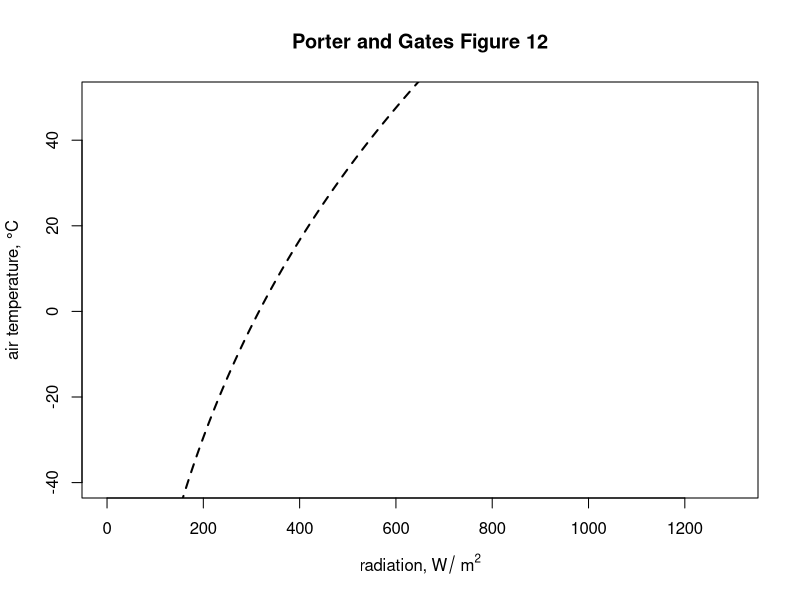
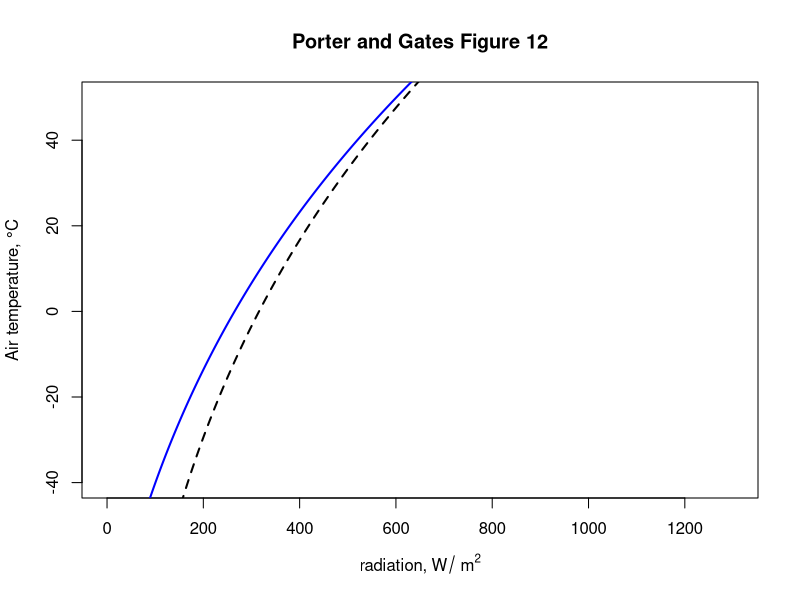
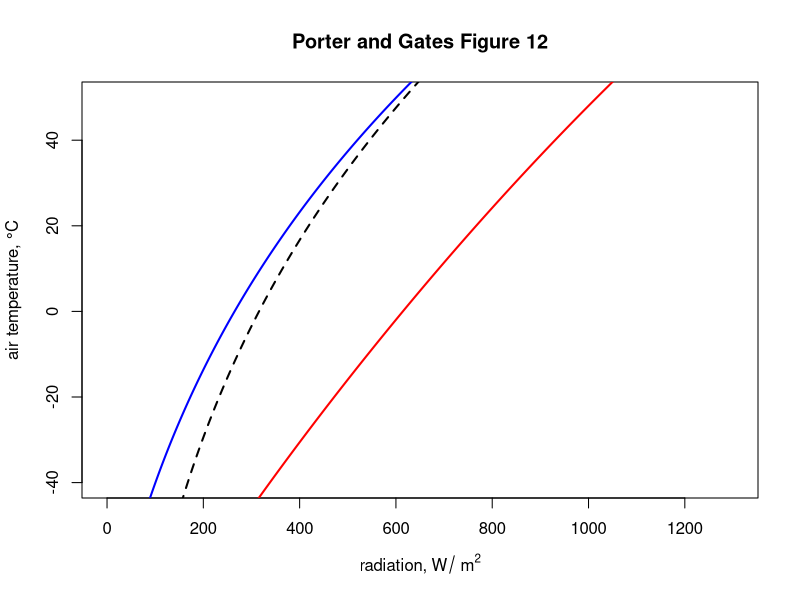
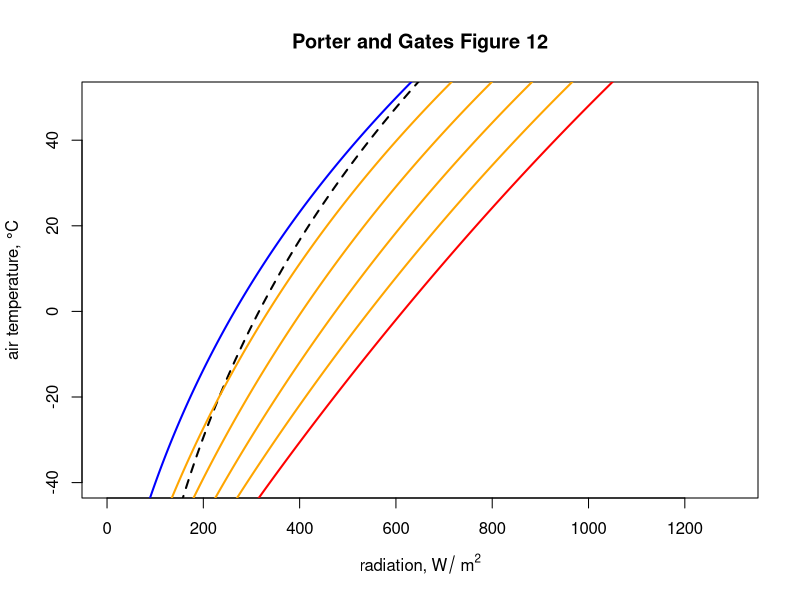
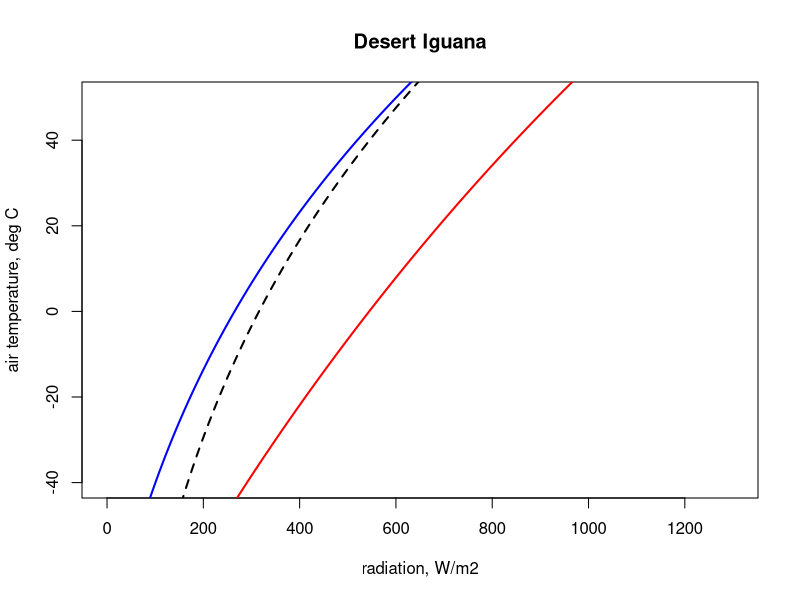
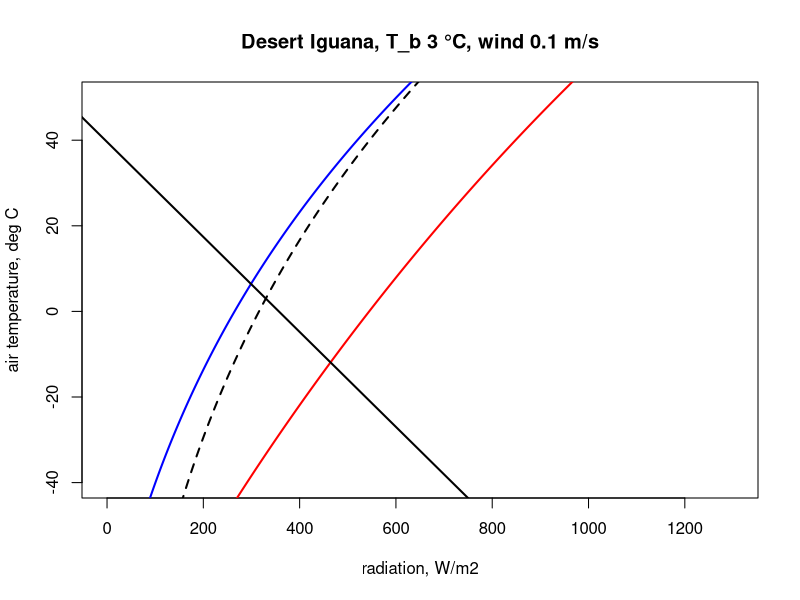
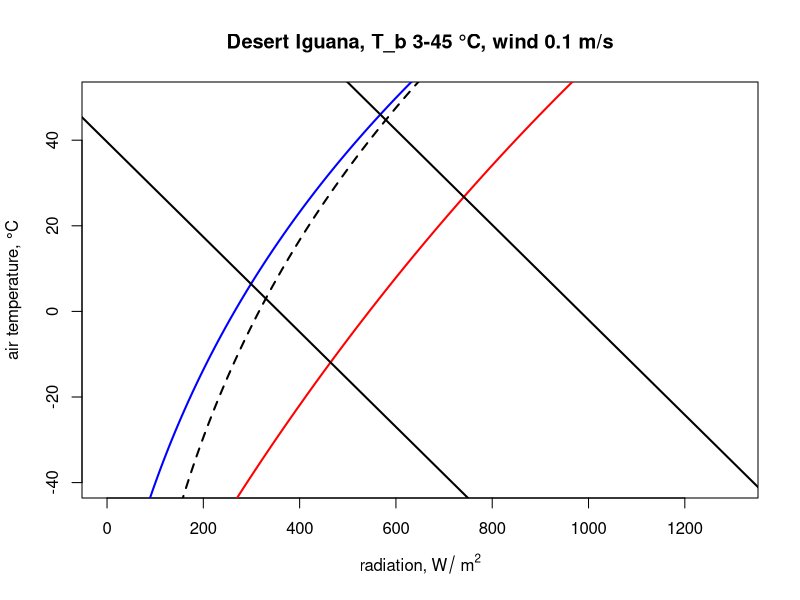
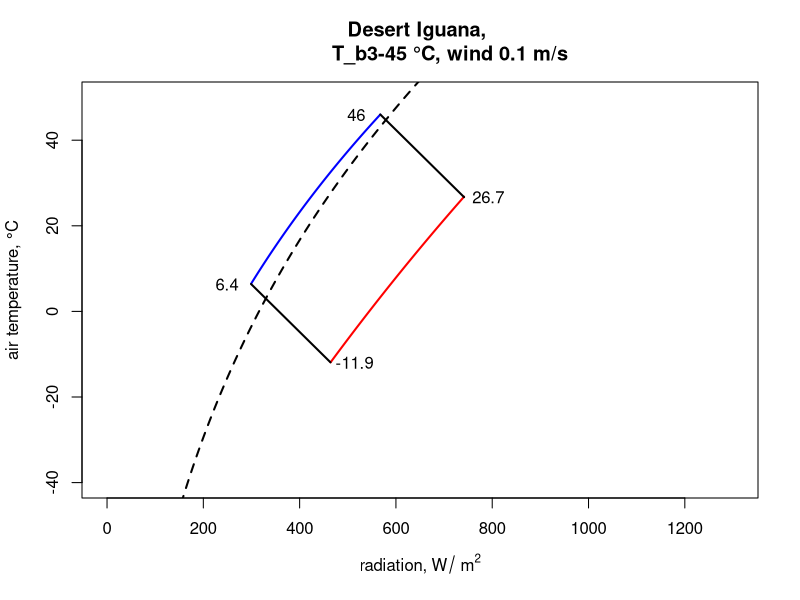

Recreate these plots in R, in order. (Note: this script raises an error after producing the figures.)
## ---- chunk 1
# Computes climate space following the equations of Porter and 
# Gates (1969) and Gates (1980)

# inputs
# Tair, A value, or vector of values, of air temperatures, °C
# Tsub, A value, or vector of values (for each air temperature), 
# of substrate temperatures, °C
# Zenith, A value, or vector of values (for each air temperature), 
# of the Zenith angle of the sun, degrees
# tau, Transmittance of the atmosphere, decimal percent
# alpha_s, Solar absorptivity of object, decimal percent
# alpha_g, Solar absorptivity of the ground, decimal percent
# d_bar_d2, Square of the ratio of the mean distance of the earth 
# from the sun and the current distance of the earth to the sun

# outputs
# Q_blackbody, Blackbody radiation environment, W/m2
# Q_sky, Sky thermal radiation, W/m2
# Q_night, Radiation load on clear night, W/m2
# Q_day, Radiation load on sunny day, W/m2

Qbound <- function(Tair = 20, Tsub = Tair, Zenith = 0, tau = 0.6, 
                   alpha_s = 0.8, alpha_g = 0.8, d_bar_d2 = 1) {
  sigma <- 5.670373e-8 # W/m2/k4 Stephan-Boltzman constant    
  Q_blackbody <- (1*sigma*(Tair+273.15)^4) # black body radiation
  Q_ground <- (1*sigma*(Tsub+273.15)^4) # ground radiation
  Q_sky <- (1.22*sigma*(Tair+273.15)^4-171) # sky thermal 
  # radiation, from Swinbank equation, eq. 7.1 of Gates 1980
  
  Q_night <- (Q_sky+Q_ground)/2 
  # average radiation from sky and ground
  z <- Zenith * (pi / 180) # convert degres to radians
  So_bar <- 1360 # solar constant, W/m2 (value from Gates p. 160) 
  # - average solar radiation reaching a horizontal plan on the 
  # outer edge of the earth's atmosphere
  So <- So_bar * d_bar_d2 # extra-terrestrial radiaton, W/m2 
  # (Gates p. 160) - instantaneous solar radiation reaching a 
  # horizontal plan on the outer edge of the earth's atmosphere
  m <- 1 / cos(z) # or sec z, air mass (dimensionless)
  hS <- So*tau^m*cos(z) 
  # direct radiation on horizontal ground eq. 6.36/7.13
  hd <- So*(0.271-0.294*tau^m)*cos(z) # diffuse radiation on 
  # horizontal ground, eq. 6.36/7.13 of Gates 1980
  hg <- hd + hS # direct plus diffuse solar on horizontal ground  
  r <- 1 - alpha_g # ground solar reflectance
  Q_day <- (alpha_s * hS * (2 / pi) + alpha_s * hd + 
              alpha_s * r * hg + Q_sky + Q_ground) / 2 
  # eq. 13 of Porter and Gates 1969
  return(list(Q_blackbody = Q_blackbody, Q_sky = Q_sky, Q_night = 
                Q_night, Q_day = Q_day))
  }
## ---- chunk 2
T_air <- seq(-60,60,0.1) # air temperature range to consider, °C
Zenith <- seq(60,0,-0.05) # zenith angles to go with air 
                          # temperatures, degrees
## ---- chunk 3
alpha_g <- 0.80 # solar absorptance of ground (decimal %)
d_bar_d2 <- 1 # square of ratio of mean to current distance from 
              # sun to earth
tau <- 0.6 # transmittance (decimal %)
## ---- chunk 4
alpha_s <- 1 # object solar absorptitivty
# run the Qbound function
climspace <- Qbound(Tair = T_air, Tsub = T_air, Zenith = Zenith, 
                 tau = tau, alpha_s = alpha_s, alpha_g = alpha_g)
Q_day <- climspace$Q_day
Q_night <- climspace$Q_night
Q_blackbody <- climspace$Q_blackbody
Q_sky <- climspace$Q_sky
## ---- chunk 5
plot(Q_blackbody, T_air, ylim = c(-40,50), xlim = c(0,1300), 
     type = 'l', col = 'black', lwd = 2, lty = 2, 
     xlab = expression("radiation," ~ W/ ~ m^2), ylab = 'air temperature, °C', 
     main = "Porter and Gates Figure 12")
## ---- chunk 6
plot(Q_blackbody, T_air, ylim = c(-40,50), xlim = c(0,1300), type='l', col='black', lwd=2, lty = 2, xlab=expression("radiation," ~ W/ ~ m^2), ylab='Air temperature, °C', main = "Porter and Gates Figure 12")
points(Q_night, T_air, type = 'l',col = 'blue',lwd = 2)
## ---- chunk 7
plot(Q_blackbody, T_air, ylim = c(-40,50), xlim = c(0,1300), type='l', col='black', lwd=2, lty = 2, xlab=expression("radiation," ~ W/ ~ m^2), ylab='air temperature, °C', main = "Porter and Gates Figure 12")
points(Q_night, T_air, type = 'l',col = 'blue',lwd = 2)
points(Q_day, T_air, type = 'l',col = 'red',lwd = 2)
## ---- chunk 8
plot(Q_blackbody, T_air, ylim = c(-40,50), xlim = c(0,1300), type='l', col='black', lwd=2, lty = 2, xlab=expression("radiation," ~ W/ ~ m^2), ylab='air temperature, °C', main = "Porter and Gates Figure 12")
points(Q_night, T_air, type = 'l',col = 'blue',lwd = 2)
points(Q_day, T_air, type = 'l',col = 'red',lwd = 2)
alphas <- seq(0.2, 0.8, 0.2)
for(i in 1:length(alphas)){
  alpha_s <- alphas[i]
  climspace <- Qbound(Tair = T_air, Tsub = T_air, Zenith = Zenith, tau = tau, alpha_s = alpha_s, alpha_g = alpha_g)
  Q_day <- climspace$Q_day
  points(Q_day, T_air, type = 'l', col = 'orange', lwd = 2)
}
## ---- chunk 9
climate_space_pars <- 
  as.data.frame(read.csv("data/climate_space_pars.csv"))

head(climate_space_pars)[,c(1:8)]
head(climate_space_pars)[,c(9:16)]
## ---- chunk 10
pars <- subset(climate_space_pars, Name=="Desert Iguana")
## ---- chunk 11
pars[,4:6] <- pars[,4:6] * (4.185 / 60 * 10000) 
# convert heat flows from cal/min/cm2 to J/s/m2 = W/m2
pars[,14:15] <- pars[,14:15] * (4.185 / 60 * 100)
# convert thermal conductivities from cal/(min cm °C) 
# to J/(s m °C) = W/(m °C)
pars[,c(7:8,11,16)] <- pars[,c(7:8,11,16)] / 100 
# convert cm to m
## ---- chunk 12
# Computes absorbed radiation required to produce a specified core 
# temperature for a value (or a range of values) of air 
# temperature at a given wind speed, based on equation of Porter 
# and Gates (1969) and Gates (1980)

# organism inputs
# D, organism diameter, m
# T_b, body temperature at which calculation is to be made, °C
# M, metabolic rate, W/m^2
# E_ex, evaporative heat loss through respiration, W/m^2
# E_sw, evaporative heat loss through sweating, W/m^2
# K_b, thermal conductance of the skin, W/m^2/°C
# epsilon, emissivity of the skin, -

# environmental inputs
# Tair, A value, or vector of values, of air temperatures, °C
# V, wind speed, m/s

# output
# Q_abs, predicted radiation absorbed, W/m^2

Qabs_ecto <-
  function(D, T_b, M, E_ex, E_sw, K_b, epsilon, T_air, V) {
    sigma <- 5.670373e-8 # W/m2/k4 Stephan-Boltzman constant
    T_r <- T_b - (M - E_ex - E_sw) / K_b 
    h_c <- 3.49 * (V^(1/2) / D^(1/2))
    Q_abs <- epsilon * sigma * (T_r + 273.15)^4 + h_c * 
      (T_r - T_air) - M + E_ex + E_sw
    return(Q_abs)
  }  
## ---- chunk 13
a_max <- pars$abs_max[1] # get the maximum solar absorptivity 
                         # value, choosing row 1

# cal Qbound to get available radiation/air temp combinations
climspace <- Qbound(Tair = T_air, Tsub = T_air, Zenith = Zenith, 
                    tau = tau, alpha_s = a_max, alpha_g = alpha_g)
Q_day <- climspace$Q_day
Q_night <- climspace$Q_night
Q_blackbody <- climspace$Q_blackbody

# plot the bounding lines
plot(Q_blackbody,T_air,ylim=c(-40,50),xlim=c(0,1300),type='l', 
     col='black',lwd=2, lty = 2, xlab='radiation, W/m2', 
     ylab='air temperature, deg C', main = "Desert Iguana")
points(Q_night,T_air,type='l',col='blue',lwd=2)
points(Q_day,T_air,type='l',col='red',lwd=2)
## ---- chunk 14
# choose data for the first row of the 'pars' table, which are 
# the values for when T_b is 3 °C
D <- pars$D[1] # diameter, m
T_b_lower <- pars$T_b[1] # body temperature, °C
M <- pars$M[1] # metabolic rate, W/m^2
E_ex <- pars$E_ex[1] # evaporative heat loss from respiration, 
                     # W/m^2
E_sw <- pars$E_sw[1] # evaporative heat loss from sweating, W/m^2
k_b <- pars$k_b[1] # thermal conductivity of the skin, W/(m °C)
K_b <- k_b/pars$d_b[1] # thermal conductance of the skin, 
                       # W/(m^2 °C) 
epsilon <- 1 # emissivity, -
## ---- chunk 15
V <- 0.1 # wind speed, m/s
T_air<-seq(-60,60,0.1) # air temperature range to consider, °C
Q_abs_lower <- Qabs_ecto(D = D, T_b = T_b_lower, M = M, 
                         E_ex = E_ex, E_sw = E_sw, K_b = K_b, 
                         epsilon = epsilon, T_air = T_air, V = V)
## ---- chunk 16
plot(Q_blackbody,T_air,ylim=c(-40,50),xlim=c(0,1300),type='l',col='black',lwd=2, lty = 2, xlab='radiation, W/m2', ylab='air temperature, deg C', main = paste0("Desert Iguana, T_b ",T_b_lower," °C, wind ", V, " m/s"))
points(Q_night,T_air,type='l',col='blue',lwd=2)
points(Q_day,T_air,type='l',col='red',lwd=2)
points(Q_abs_lower, T_air, type = 'l', lwd = 2)
## ---- chunk 17
# choose data for the fifth row of the 'pars' table, which are 
# the vales for when T_b is 45 °C
D <- pars$D[5] # diameter, m
T_b_upper <- pars$T_b[5] # body temperature, °C
M <- pars$M[5] # metabolic rate, W/m2
E_ex <- pars$E_ex[5] # evaporative heat loss from respiration, 
                     # W/m^2
E_sw <- pars$E_sw[5] # evaporative heat loss from sweating, W/m^2
k_b <- pars$k_b[5] # thermal conductivity of the skin, W/(m °C)
K_b  <- k_b/pars$d_b[5] # thermal conductance of the skin, 
                        # W/(m^2 °C) 
epsilon <- 1 # emissivity, -

Q_abs_upper <- Qabs_ecto(D = D, T_b = T_b_upper, M = M, 
                         E_ex = E_ex, E_sw = E_sw, K_b = K_b, 
                         epsilon = epsilon, T_air = T_air, V = V)

plot(Q_blackbody,T_air,ylim=c(-40,50),xlim=c(0,1300),type='l',col='black',lwd=2, lty = 2, xlab= expression('radiation,' ~ W/ ~ m^2), ylab='air temperature, °C', main = paste0("Desert Iguana, T_b ",T_b_lower,"-",T_b_upper," °C, wind ", V, " m/s"))
points(Q_night,T_air,type='l',col='blue',lwd=2)
points(Q_day,T_air,type='l',col='red',lwd=2)
points(Q_abs_lower, T_air, type = 'l', lwd = 2)
points(Q_abs_upper, T_air, type = 'l', lwd = 2)
## ---- chunk 18
# first make a table that has air temperature, corresponding 
# radiation absorbed for a body temperature of 3 and 45 °C, 
# and the clear night and sunny day conditions
climate_space <- as.data.frame(cbind(T_air, Q_abs_lower, 
                                Q_abs_upper, Q_night, Q_day))

# now get the differences between the radiation levels for the 
# night and day radiation bounding curves and the 3 and 45 °C lines
climate_space$min_lower <- 
  climate_space$Q_abs_lower-climate_space$Q_night
climate_space$max_lower <- 
  climate_space$Q_abs_lower-climate_space$Q_day
climate_space$min_upper <- 
  climate_space$Q_abs_upper-climate_space$Q_night
climate_space$max_upper <- 
  climate_space$Q_abs_upper-climate_space$Q_day

# find the row positions in the climate_space table where the 
# square of the differences is minimised for the night and day 
# bounding curves for each threshold
mx_lower <- which.min(climate_space$min_lower^2)
mn_lower <- which.min(climate_space$max_lower^2)
mx_upper <- which.min(climate_space$min_upper^2)
mn_upper <- which.min(climate_space$max_upper^2)

# use these row position limits to extract only the radiation/air 
# temperature combinations within the clear night and sunny day 
# bounds
limits_lower <- cbind(Q_abs_lower[mn_lower:mx_lower],
                      T_air[mn_lower:mx_lower]) 
limits_lower <- as.data.frame(limits_lower)
colnames(limits_lower) <- c("Q_abs", "T_air")
limits_upper <- cbind(Q_abs_upper[mn_upper:mx_upper],
                      T_air[mn_upper:mx_upper])
limits_upper <- as.data.frame(limits_upper)
colnames(limits_upper) <- c("Q_abs", "T_air")

# get the corners of the climate space diagram - i.e. the limiting
# combinations of radiation and air temperature for night and day 
# at each thermal limit
night_cold <- limits_lower[nrow(limits_lower),] 
# cold clear sky limit (in the open)
day_cold <- limits_lower[1,] # cold clear sky limit (in the sun)
day_hot <- limits_upper[1,] 
# hot clear sky day limit (in the open)
night_hot <- limits_upper[nrow(limits_upper),] 
# hot clear sky night limit (in the open)

# create limited bounding night and day curves
night <- cbind (Q_night, T_air)
day <- cbind (Q_day, T_air)
limits_night <- subset(night,Q_night > as.numeric(night_cold[1]) & 
                         Q_night < as.numeric(night_hot[1]))
limits_day <- subset(day,Q_day > as.numeric(day_cold[1]) & Q_day < 
                       as.numeric(day_hot[1]))

# plot the final subsetted data
plot(Q_blackbody,T_air,ylim=c(-40,50),xlim=c(0,1300),type='l', 
     col='black',lwd=2,lty=2,xlab=expression('radiation,'~W/~m^2), 
     ylab='air temperature, °C', main = paste0("Desert Iguana, 
          T_b", T_b_lower,"-",T_b_upper," °C, wind ", V, " m/s"))
points(limits_night[,1], limits_night[,2],type='l',col='blue',
       lwd=2)
points(limits_day[,1], limits_day[,2],type='l',col='red',lwd=2)
points(limits_lower$Q_abs, limits_lower$T_air, type = 'l', 
       lwd = 2)
points(limits_upper$Q_abs, limits_upper$T_air, type = 'l', 
       lwd = 2)

# put the values of the corner air temperatures on the plot
text(night_cold$Q_abs-50,night_cold$T_air, 
     round(night_cold$T_air,1))
text(day_cold$Q_abs+50,day_cold$T_air, round(day_cold$T_air,1))
text(night_hot$Q_abs-50,night_hot$T_air, round(night_hot$T_air,1))
text(day_hot$Q_abs+50,day_hot$T_air, round(day_hot$T_air,1))
## ---- chunk 19
pars <- subset(climate_space_pars, Name=="Zebra Finch")
pars[,4:6] <- pars[,4:6] * (4.185 / 60 * 10000) 
# convert heat flows from cal/min/cm2 to J/s/m2 = W/m2
pars[,14:15] <- pars[,14:15] * (4.185 / 60 * 100)
# convert thermal conductivities from cal/(min cm °C) 
# to J/(s m °C) = W/(m °C)
pars[,c(7:8,11,16)] <- pars[,c(7:8,11,16)] / 100 
# convert cm to m
## ---- chunk 20
# Computes absorbed radiation required to produce a specified core 
# temperature for a value (or a range of values) of air 
# temperature at a given wind speed, based on equation of Porter 
# and Gates (1969) and Gates (1980)

# organism inputs
# D, organism diameter, m
# T_b, body temperature at which calculation is to be made, °C
# M, metabolic rate, W/m^2
# E_ex, evaporative heat loss through respiration, W/m^2
# E_sw, evaporative heat loss through sweating, W/m^2
# K_b, thermal conductance of the skin, W/m^2/°C
# K_f, thermal conductance of the fur, W/m^2/°C
# epsilon, emissivity of the skin, -

# environmental inputs
# Tair, A value, or vector of values, of air temperatures, °C
# V, wind speed, m/s

# output
# Q_abs, predicted radiation absorbed, W/m^2

Qabs_endo <-
  function(D, T_b, M, E_ex, E_sw, K_b, K_f, epsilon, T_air, V) {
    sigma <- 5.670373e-8 # W/m2/k4 Stephan-Boltzman constant
    T_r <- T_b - (M - E_ex) / K_b - (M - E_ex - E_sw) / K_f
    h_c <- 3.49 * (V^(1/2) / D^(1/2))
    Q_abs <- epsilon * sigma * (T_r + 273.15)^4 + h_c * 
      (T_r - T_air) - M + E_ex + E_sw
    return(Q_abs)
  }  
## ---- chunk 21
a_max <- pars$abs_max[1] # get the maximum solar absorptivity 
                         # value, choosing row 1

# call Qbound to get available radiation/air temp combinations
climspace <- Qbound(Tair = T_air, Tsub = T_air, Zenith = Zenith, 
                    tau = tau, alpha_s = a_max, alpha_g = alpha_g)
Q_day <- climspace$Q_day
Q_night <- climspace$Q_night
Q_blackbody <- climspace$Q_blackbody

# plot the bounding lines
plot(Q_blackbody,T_air,ylim=c(-40,50),xlim=c(0,1300),type='l',
     col='black',lwd=2,lty=2,xlab=expression('radiation, W/'~m^2),
     ylab='air temperature, °C', main = "Zebra Finch")
points(Q_night,T_air,type='l',col='blue',lwd=2)
points(Q_day,T_air,type='l',col='red',lwd=2)
## ---- chunk 22
# choose data for the first row of the 'pars' table, which are 
# the vales for when T_b is 38.5 °C
D <- pars$D[1] # diameter, m
T_b_lower <- pars$T_b[1] # body temperature, °C
M <- pars$M[1] # metabolic rate, W/m^2
E_ex <- pars$E_ex[1] # evaporative heat loss from respiration, 
                     # W/m^2
E_sw <- pars$E_sw[1] # evaporative heat loss from sweating, W/m^2
k_b <- pars$k_b[1] # thermal conductivity of the skin, W/(m °C)
K_b <- k_b/pars$d_b[1] # thermal conductance of the skin, 
                       # W/(m^2 °C) 
k_f <- pars$k_f[1] # thermal conductivity of the skin, W/(m °C)
K_f <- k_f/pars$d_f[1] # thermal conductance of the skin, 
                       # W/(m^2 °C) 
epsilon <- 1 # emissivity, -
## ---- chunk 23
V <- 0.1 # wind speed, m/s
T_air <- seq(-60,60,0.1) # air temperature range to consider, °C
Q_abs_lower <- Qabs_endo(D = D, T_b = T_b_lower, M = M, 
                 E_ex = E_ex, E_sw = E_sw, K_b = K_b, K_f = K_f, 
                 epsilon = epsilon, T_air = T_air, V = V)
## ---- chunk 24
plot(Q_blackbody,T_air,ylim=c(-40,50),xlim=c(0,1300),type='l',col='black',lwd=2, lty = 2, xlab=expression('radiation,' ~ W/ ~ m^2), ylab='air temperature, °C', main = paste0("Zebra Finch, T_b ",T_b_lower," °C, wind ", V, " m/s"))
points(Q_night,T_air,type='l',col='blue',lwd=2)
points(Q_day,T_air,type='l',col='red',lwd=2)
points(Q_abs_lower, T_air, type = 'l', lwd = 2)
## ---- chunk 25
# choose data for the third row of the 'pars' table, which are 
# the vales for when T_b is 42.5 °C
D <- pars$D[3] # diameter, m
T_b_upper <- pars$T_b[3] # body temperature, °C
M = pars$M[3] # metabolic rate, W/m^2
E_ex <- pars$E_ex[3] # evaporative heat loss from respiration, 
                     # W/m^2
E_sw <- pars$E_sw[3] # evaporative heat loss from sweating, W/m^2
k_b <- pars$k_b[3] # thermal conductivity of the skin, W/(m °C)
K_b <- k_b/pars$d_b[3] # thermal conductance of the skin, W/(m^2°C) 
k_f <- pars$k_f[3] # thermal conductivity of the skin, W/(m °C)
K_f <- k_f/pars$d_f[3] # thermal conductance of the skin, W/(m^2°C) 
epsilon <- 1 # emissivity, -

Q_abs_upper <- Qabs_endo(D = D, T_b = T_b_lower, M = M, 
                 E_ex = E_ex, E_sw = E_sw, K_b = K_b, K_f = K_f, 
                 epsilon = epsilon, T_air = T_air, V = V)
## ---- chunk 26
plot(Q_blackbody,T_air,ylim=c(-40,50),xlim=c(0,1300),type='l',col='black',lwd=2, lty = 2, xlab=expression('radiation, W/' ~ m^2), ylab='air temperature, °C', main = paste0("Zebra Finch, T_b ",T_b_lower," °C, wind ", V, " m/s"))
points(Q_night,T_air,type='l',col='blue',lwd=2)
points(Q_day,T_air,type='l',col='red',lwd=2)
points(Q_abs_lower, T_air, type = 'l', lwd = 2)
points(Q_abs_upper, T_air, type = 'l', lwd = 2)
## ---- chunk 27
# first make a table that has air temperature, corresponding 
# radiation absorbed for a body temperature of 3 and 45°C, 
# and the clear night and sunny day conditions
climate_space <- as.data.frame(cbind(T_air, Q_abs_lower, 
                                Q_abs_upper, Q_night, Q_day))

# now get the differences between the radiation levels for the 
# night and day radiation bounding curves and the 3 and 45 °C lines
climate_space$min_lower <- 
  climate_space$Q_abs_lower-climate_space$Q_night
climate_space$max_lower <- 
  climate_space$Q_abs_lower-climate_space$Q_day
climate_space$min_upper <- 
  climate_space$Q_abs_upper-climate_space$Q_night
climate_space$max_upper <- 
  climate_space$Q_abs_upper-climate_space$Q_day

# find the row positions in the climate_space table where the 
# square of the differences is minimised for the night and day 
# bounding curves for each threshold
mx_lower <- which.min(climate_space$min_lower^2)
mn_lower <- which.min(climate_space$max_lower^2)
mx_upper <- which.min(climate_space$min_upper^2)
mn_upper <- which.min(climate_space$max_upper^2)

# use these row position limits to extract only the radiation/air 
# temperature combinations within the clear night and sunny day 
# bounds
limits_lower <- cbind(Q_abs_lower[mn_lower:mx_lower],
                      T_air[mn_lower:mx_lower]) 
limits_lower <- as.data.frame(limits_lower)
colnames(limits_lower) <- c("Q_abs", "T_air")
limits_upper <- cbind(Q_abs_upper[mn_upper:mx_upper],
                      T_air[mn_upper:mx_upper])
limits_upper <- as.data.frame(limits_upper)
colnames(limits_upper) <- c("Q_abs", "T_air")

# get the corners of the climate space diagram -
# i.e. the limiting combinations of radiation and air temperature 
# for night and day at each thermal limit
night_cold <- limits_lower[nrow(limits_lower),] 
# cold clear sky limit (in the open)
day_cold <- limits_lower[1,] # cold clear sky limit (in the sun)
day_hot <- limits_upper[1,] #hot clear sky day limit (in the open)
night_hot <- limits_upper[nrow(limits_upper),] 
# hot clear sky night limit (in the open)

# create limited bounding night and day curves
night <- cbind (Q_night, T_air)
day <- cbind (Q_day, T_air)
limits_night <- subset(night,Q_night > as.numeric(night_cold[1]) &
                         Q_night < as.numeric(night_hot[1]))
limits_day <- subset(day,Q_day > as.numeric(day_cold[1]) & Q_day <
                       as.numeric(day_hot[1]))

# plot the final subsetted data
plot(Q_blackbody,T_air,ylim=c(-40,50),xlim=c(0,1300),type='l',
     col='black',lwd=2,lty=2,xlab=expression('radiation, W/'~m^2), 
     ylab='air temperature, °C',main=paste0("Zebra Finch, T_b ",
                T_b_lower,"-",T_b_upper," °C, wind ", V, " m/s"))
points(limits_night[,1], limits_night[,2],type='l',col='blue',
       lwd=2)
points(limits_day[,1], limits_day[,2],type='l',col='red',lwd=2)
points(limits_lower$Q_abs, limits_lower$T_air, type = 'l', 
       lwd = 2)
points(limits_upper$Q_abs, limits_upper$T_air, type = 'l', 
       lwd = 2)

# put the values of the corner air temperatures on the plot
text(night_cold$Q_abs-50,night_cold$T_air, 
     round(night_cold$T_air,1))
text(day_cold$Q_abs+50,day_cold$T_air, round(day_cold$T_air,1))
text(night_hot$Q_abs-50,night_hot$T_air, round(night_hot$T_air,1))
text(day_hot$Q_abs+50,day_hot$T_air, round(day_hot$T_air,1))
## ---- chunk 28
pars <- subset(climate_space_pars, Name=="Desert Iguana")
pars[,4:6] <- pars[,4:6] * (4.185 / 60 * 10000) # convert heat flows from cal/min/cm2 to J/s/m2 = W/m2
pars[,14:15] <- pars[,14:15] * (4.185 / 60 * 100)# convert thermal conductivities from cal/(min cm C) to J/(s m C) = W/(m C)
pars[,c(7:8,11,16)] <- pars[,c(7:8,11,16)] / 100 # convert cm to m

# choose data for the first row of the 'pars' table, which are the vales for when T_b is 3 °C
a_max <- pars$abs_max[1] # get the maximum solar absorptivity value, choosing row 1
D <- pars$D[1] # diameter, m
T_b_lower <- pars$T_b[1] # body temperature, deg C
M <- pars$M[1] # metabolic rate, W/m2
E_ex <- pars$E_ex[1] # evaporative heat loss from respiration, W/m2
E_sw <- pars$E_sw[1] # evaporative heat loss from sweating, W/m2
k_b <- pars$k_b[1] # thermal conductivity of the skin, W/(m C)
K_b <- k_b/pars$d_b[1] # thermal conductance of the skin, W/(m2 C) 
epsilon <- 1 # emissivity, -

# call the Qbound function to get available radiation/air temp combinations
climspace <- Qbound(Tair = T_air, Tsub = T_air, Zenith = Zenith, tau = tau, alpha_s = a_max, alpha_g = alpha_g)
Q_day <- climspace$Q_day
Q_night <- climspace$Q_night
Q_blackbody <- climspace$Q_blackbody

V <- 0.1 # wind speed, m/s
T_air <- seq(-60,60,0.1) # air temperature range to consider, °C
Q_abs_lower <- Qabs_ecto(D = D, T_b = T_b_lower, M = M, E_ex = E_ex, E_sw = E_sw, K_b = K_b, epsilon = epsilon, T_air = T_air, V = V)

D <- pars$D[5] # diameter, m
T_b_upper <- pars$T_b[5] # body temperature, deg C
M <- pars$M[5] # metabolic rate, W/m2
E_ex <- pars$E_ex[5] # evaporative heat loss from respiration, W/m2
E_sw <- pars$E_sw[5] # evaporative heat loss from sweating, W/m2
k_b <- pars$k_b[5] # thermal conductivity of the skin, W/(m C)
K_b <- k_b/pars$d_b[5] # thermal conductance of the skin, W/(m2 C) 
epsilon <- 1 # emissivity, -

Q_abs_upper <- Qabs_ecto(D = D, T_b = T_b_upper, M = M, E_ex = E_ex, E_sw = E_sw, K_b = K_b, epsilon = epsilon, T_air = T_air, V = V)

# first make a table that has air temperature, corresponding radiation absorbed for a body temperature of 3 and 45 degrees, and the clear night and sunny day conditions
climate_space <- as.data.frame(cbind(T_air, Q_abs_lower, Q_abs_upper, Q_night, Q_day))

# now get the differences between the radiation levels for the night and day radiation bounding curves and the 3 and 45 degree lines
climate_space$min_lower <- climate_space$Q_abs_lower-climate_space$Q_night
climate_space$max_lower <- climate_space$Q_abs_lower-climate_space$Q_day
climate_space$min_upper <- climate_space$Q_abs_upper-climate_space$Q_night
climate_space$max_upper <- climate_space$Q_abs_upper-climate_space$Q_day

# find the row positions in the climate_space table where the square of the differences is minimised for the night and day bounding curves for each threshold
mx_lower <- which.min(climate_space$min_lower^2)
mn_lower <- which.min(climate_space$max_lower^2)
mx_upper <- which.min(climate_space$min_upper^2)
mn_upper <- which.min(climate_space$max_upper^2)

# use these row position limits to extract only the radiation/air temperature combinations within the clear night and sunny day bounds
limits_lower <- cbind(Q_abs_lower[mn_lower:mx_lower],T_air[mn_lower:mx_lower]) 
limits_lower <- as.data.frame(limits_lower)
colnames(limits_lower) <- c("Q_abs", "T_air")
limits_upper <- cbind(Q_abs_upper[mn_upper:mx_upper],T_air[mn_upper:mx_upper])
limits_upper <- as.data.frame(limits_upper)
colnames(limits_upper) <- c("Q_abs", "T_air")

# get the corners of the climate space diagram - i.e. the limiting combinations of radiation and air temperature for night and day at each thermal limit
night_cold <- limits_lower[nrow(limits_lower),] # cold clear sky limit (in the open)
day_cold <- limits_lower[1,] # cold clear sky limit (in the sun)
day_hot <- limits_upper[1,] # hot clear sky day limit (in the open)
night_hot <- limits_upper[nrow(limits_upper),] # hot clear sky night limit (in the open)

# create limited bounding night and day curves
night <- cbind (Q_night, T_air)
day <- cbind (Q_day, T_air)
limits_night <- subset(night,Q_night > as.numeric(night_cold[1]) & Q_night < as.numeric(night_hot[1]))
limits_day <- subset(day,Q_day > as.numeric(day_cold[1]) & Q_day < as.numeric(day_hot[1]))

# plot the final subsetted data
plot(Q_blackbody,T_air,ylim=c(-40,50),xlim=c(0,1300),type='l',col='black',lwd=2, lty = 2, xlab='radiation, W/m2', ylab='air temperature, deg C', main = paste0("Desert Iguana, T_b ",T_b_lower,"-",T_b_upper," °C, wind ", V, " m/s"))
points(limits_night[,1], limits_night[,2],type='l',col='blue',lwd=2)
points(limits_day[,1], limits_day[,2],type='l',col='red',lwd=2)
points(limits_lower$Q_abs, limits_lower$T_air, type = 'l', lwd = 2)
points(limits_upper$Q_abs, limits_upper$T_air, type = 'l', lwd = 2)

# put the values of the corner air temperatures on the plot
text(night_cold$Q_abs-50,night_cold$T_air, round(night_cold$T_air,1))
text(day_cold$Q_abs+50,day_cold$T_air, round(day_cold$T_air,1))
text(night_hot$Q_abs-50,night_hot$T_air, round(night_hot$T_air,1))
text(day_hot$Q_abs+50,day_hot$T_air, round(day_hot$T_air,1))
## ---- chunk 29
E= 0.96 #emissivity
sigma= 5.67 * 10^{-8} #Stefan-Boltzmann's constant (W m^{-2}K^{-4})
k_s= 17.24 #W m^{-2} {^{\circ}C} (m s^{-1})^{-0.60} (kg)^{0.133}

#PLOT ENVIRONMENTAL CONSTRAINTS
Q_a = function(T_a) (a_L*sigma*(T_g + 273)^4 + 1.22*a_L*sigma*(T_a + 273)^4 - 171)/2

T_a_plot= -40:40
T_g= T_a_plot

#left line: night
a_L=1 #mean absorptivity to longwave radiation
Q_a_plot= Q_a(T_a_plot)
plot(Q_a_plot, T_a_plot, type="l", xlim=range(0,1000), xlab="Absorbed Radiation Q_a (Wm^-2)", ylab= "Air temperature T_a (C)")

#right line: full sun ##see Appendix I##
a_L=0.8 #mean absorptivity to longwave radiation
Q_a_plot= Q_a(T_a_plot)
points(Q_a_plot, T_a_plot, type="l")

#PLOT ORGANISMAL CONSTRAINTS
V= 1.0 #windspeed (m s^{-1})
M_b= 0.027 # body mass (kg)
T_b= 39 # (C)

Q_a= function(T_a) E*sigma*(T_b + 273)^4 + k_s*V^{0.60}*M_b^{-0.133 }*(T_b-T_a)

T_a_plot= -40:40
Q_a_plot= Q_a(T_a_plot)

#upper line
points(Q_a_plot, T_a_plot, type="l")

#lower line
T_b= 3 
Q_a_plot= Q_a(T_a_plot)
points(Q_a_plot, T_a_plot, type="l")

## ---- chunk 30
knitr::include_graphics('figures/fig-climatespace-6.png')
## ---- chunk 31
knitr::include_graphics('figures/fig-climatespace-7.png')
## ---- chunk 32
knitr::include_graphics('figures/fig-climatespace-8.png')
## ---- chunk 33
knitr::include_graphics('figures/fig-climatespace-10.png')
## ---- chunk 34
knitr::include_graphics('figures/fig-climatespace-11.png')
## ---- chunk 35
knitr::include_graphics('figures/fig-climatespace-12.png')
## ---- chunk 36
knitr::include_graphics('figures/fig-climatespace-14.png')
## ---- chunk 37
knitr::include_graphics('figures/fig-climatespace-p2a.png')
## ---- chunk 38
knitr::include_graphics('figures/fig-climatespace-p2b.png')
## ---- chunk 39
knitr::include_graphics('figures/fig-climatespace-p2c.png')
## ---- chunk 40
knitr::include_graphics('figures/fig-climatespace-p6a.png')
## ---- chunk 41
knitr::include_graphics('figures/fig-climatespace-p6b.png')
## ---- chunk 42
knitr::include_graphics('figures/fig-climatespace-p7.png')
